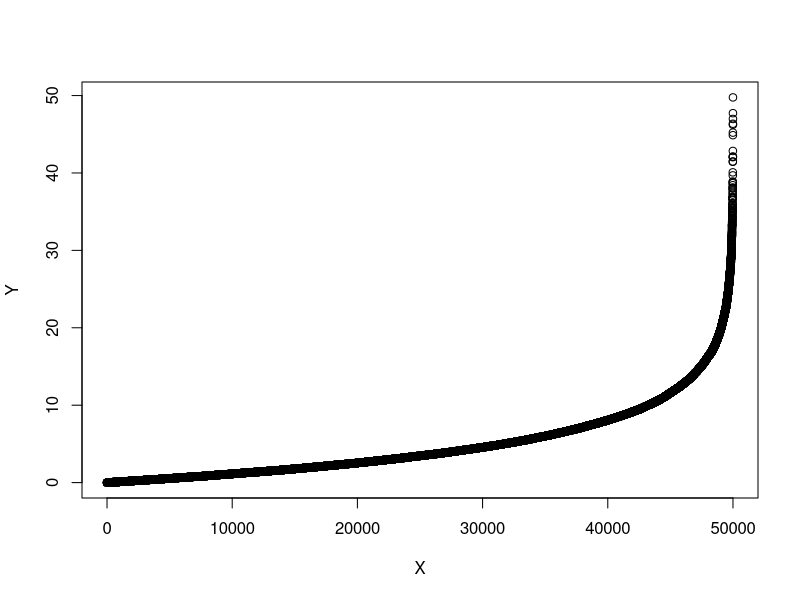
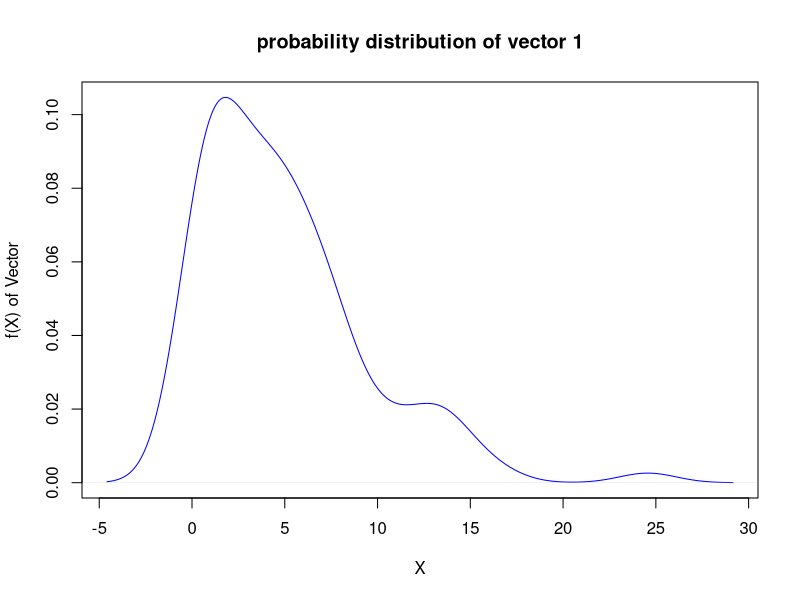
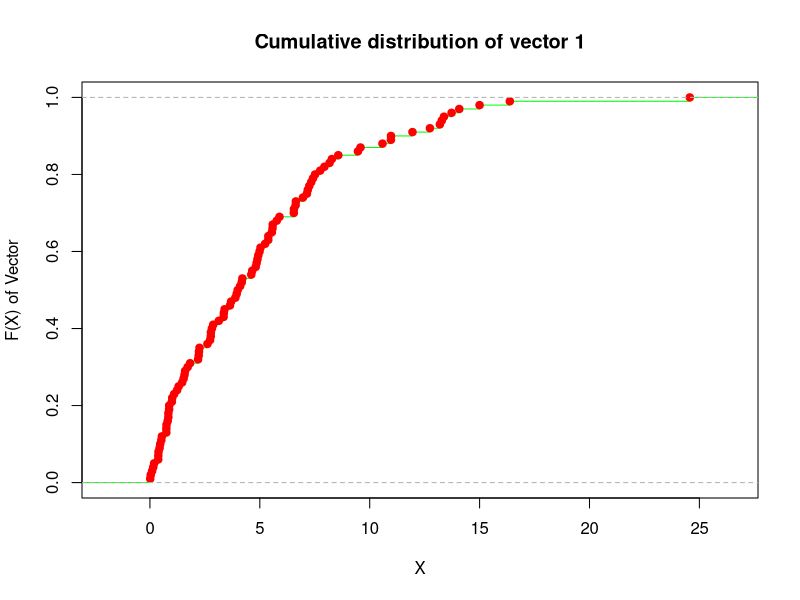
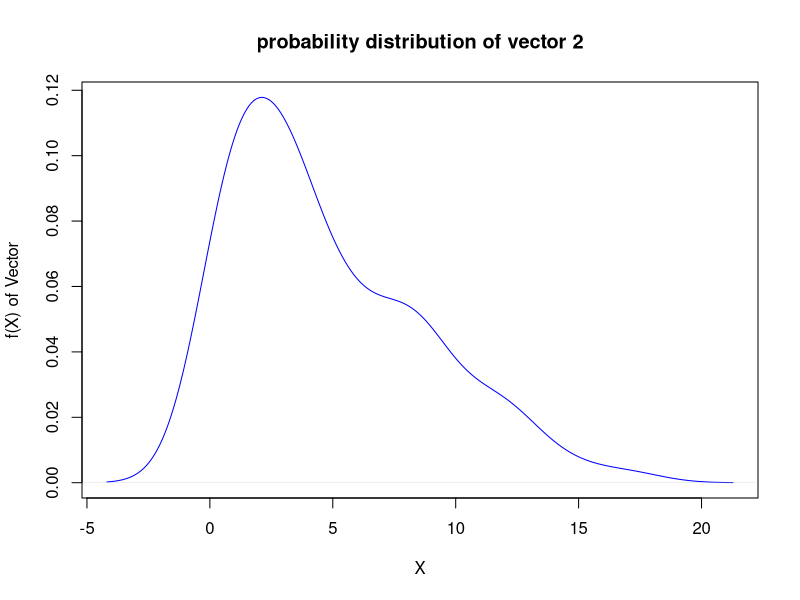
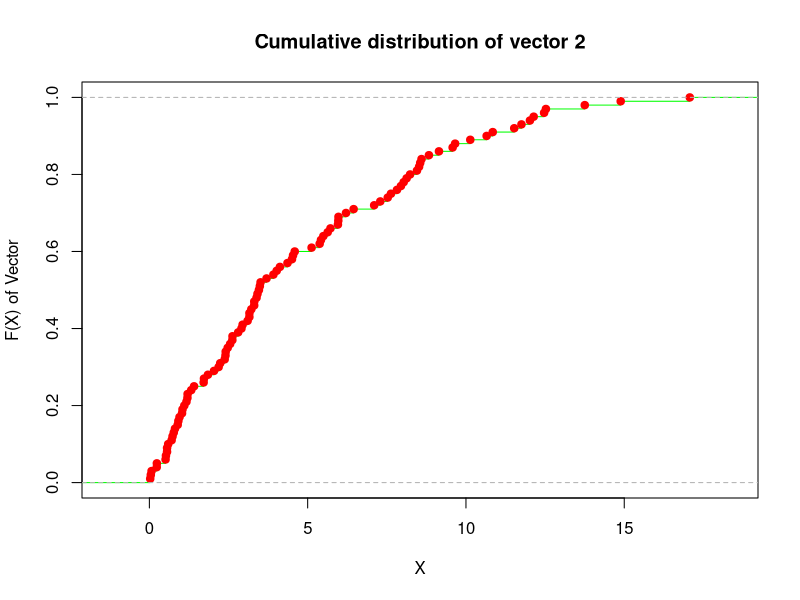
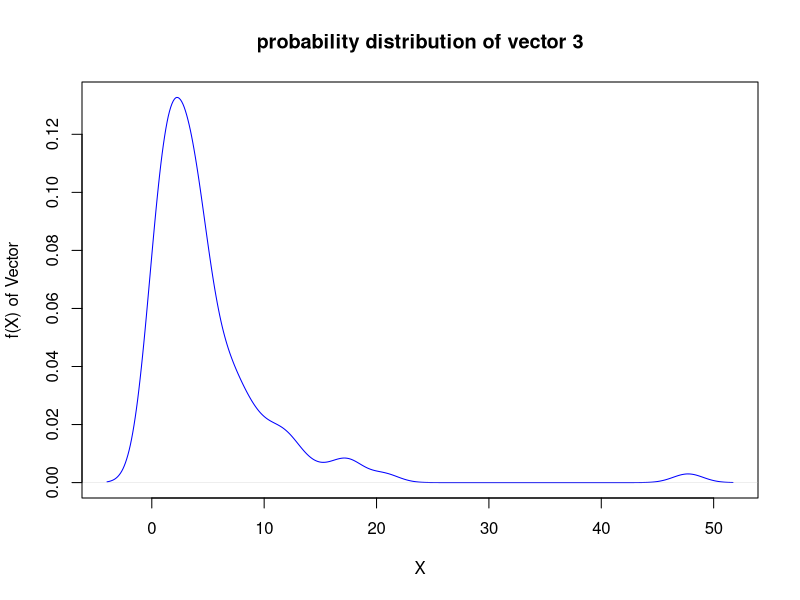
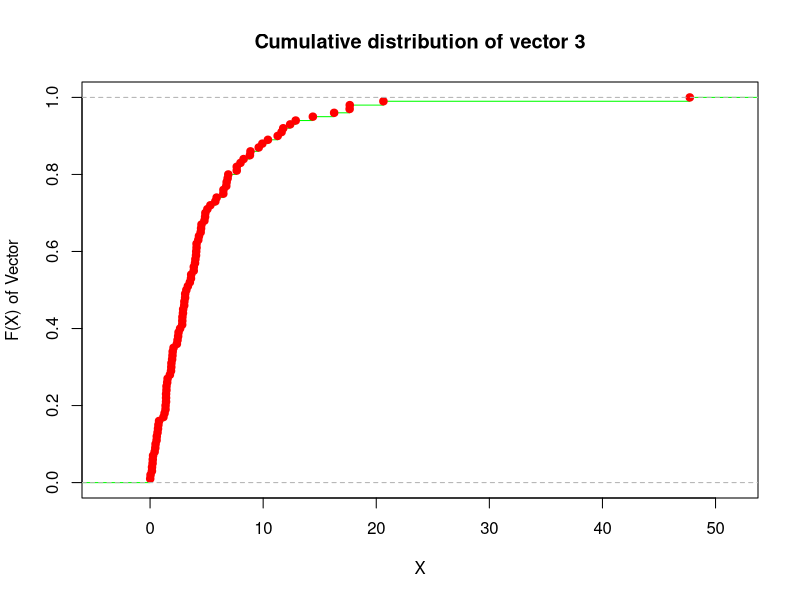
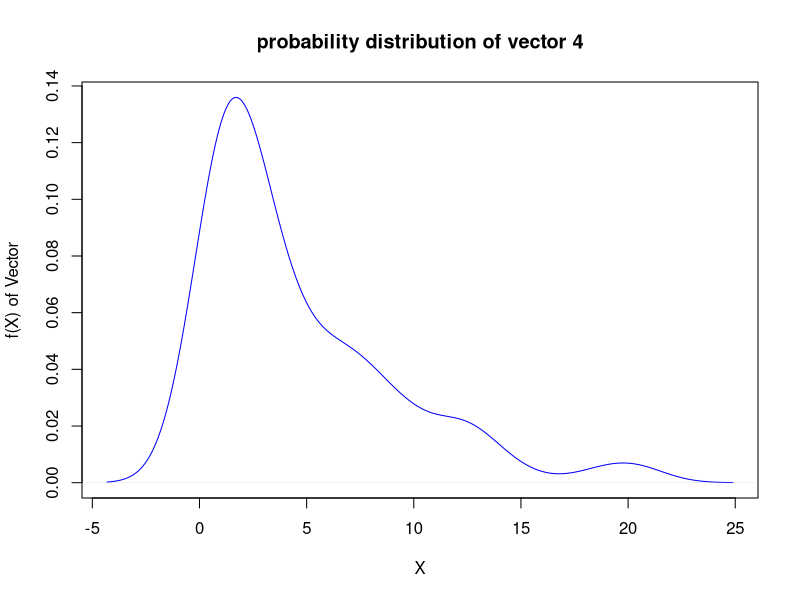

These figures' R source, in order:
num_samples <- 50000
data <- rexp(num_samples, 0.2)
x <- data.frame(X = seq(1 , num_samples , 1), Y = sort(data))
#print(data)
plot(x)
y<-array(data,dim = c(500,100))

# pdata<-array(rep(0,500),dim=c(5,100))
mean_data<-rep(0,500)
sd_dev<-rep(0,500)
# pmean<-rep(0,100)
# print(pdata)
for(i in 1:5){
	plot(density(y[i,]),col="blue",,main=paste("probability distribution of vector",i),xlab="X",ylab="f(X) of Vector")
	plot(ecdf(y[i,]),col.points  = "red", col.hor = "green",main=paste("Cumulative distribution of vector",i),xlab="X",ylab="F(X) of Vector")

}


for(i in 1:500){
	mean_data[i]=mean(y[i,])
	sd_dev[i]<-sd(y[i,]);
	if(i<6){
		cat("mean of vector",i,"is",mean_data[i],"\n")
		cat("standard_deviation of vector",i,"is",sd_dev[i],"\n")
	}
}




hist(mean_data,breaks=40)





plot(density(mean_data),col="blue",main="probability distribution of sample means", xlab="X", ylab="f(X) of Mean of samples")

 plot(ecdf(mean_data),col.points  = "red", col.hor = "green", main="Cumulative distribution of sample means", xlab="X", ylab="F(X) of Mean of Samples")

cat("mean of sample means is",mean(mean_data),"\n")
cat("mean of original data is",mean(data),"\n")
cat("standard_deviation of sample means is",sd(mean_data),"\n")
cat("standard_deviation of original data is",sd(data),"\n")


